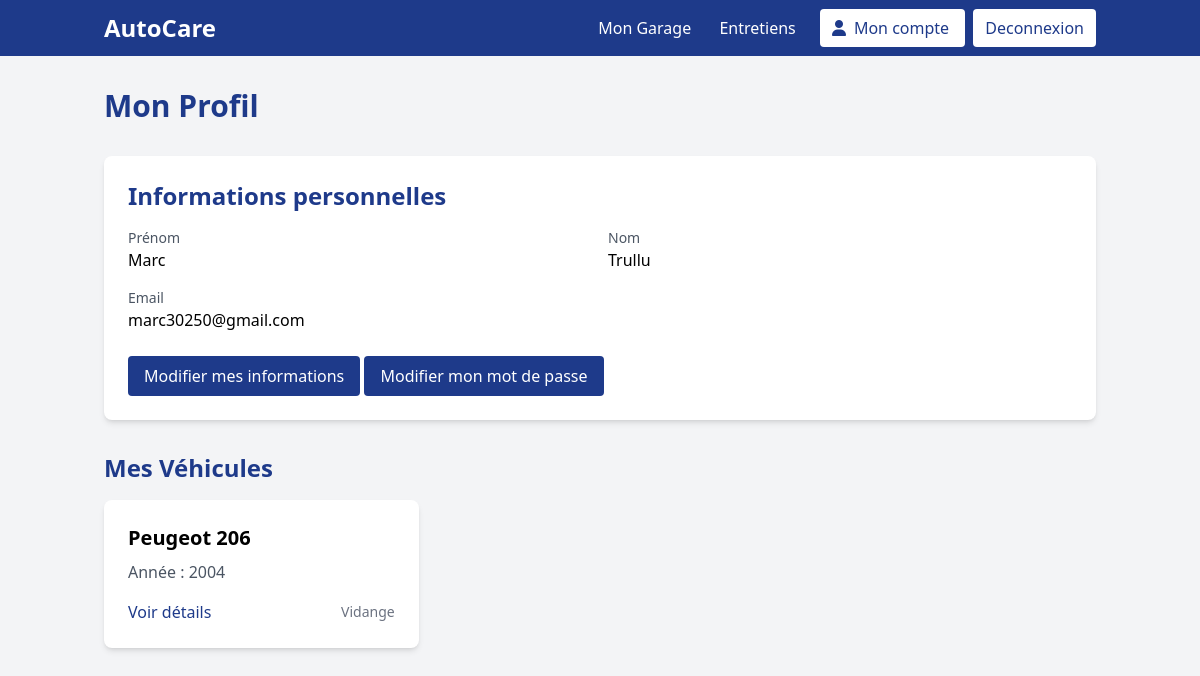
/?ctrl=user&action=profile&id=3 (signed in), run on the app's committed database.
### tables this page shows
CREATE TABLE `user_` (
                         `use_id` int(11) NOT NULL,
                         `use_firstname` varchar(50) DEFAULT NULL,
                         `use_lastname` varchar(50) DEFAULT NULL,
                         `use_login` varchar(50) DEFAULT NULL,
                         `use_password` varchar(150) DEFAULT NULL,
                         `use_lastLogin` datetime DEFAULT NULL,
                         `rol_id` int(11) NOT NULL
);

CREATE TABLE `car` (
                       `car_id` int(11) NOT NULL,
                       `car_year` year(4) DEFAULT NULL,
                       `car_kilometers` int(11) DEFAULT NULL,
                       `car_fuelType` varchar(50) DEFAULT NULL,
                       `car_licensePlate` varchar(50) DEFAULT NULL,
                       `car_notes` varchar(500) DEFAULT NULL,
                       `car_modelId` int(11) NOT NULL,
                       `car_brandId` int(11) NOT NULL,
                       `car_useId` int(11) NOT NULL
);

CREATE TABLE `brand` (
                         `bra_id` int(11) NOT NULL,
                         `bra_label` varchar(50) DEFAULT NULL
);

CREATE TABLE `model` (
                         `mod_id` int(11) NOT NULL,
                         `mod_label` varchar(50) DEFAULT NULL,
                         `mod_brandId` int(11) NOT NULL
);

CREATE TABLE `type` (
                        `typ_id` int(11) NOT NULL,
                        `typ_label` varchar(50) DEFAULT NULL
);

### models/CoreModel.php (called while the page is built, shortened)
<?php
abstract class CoreModel
{
    private $_engine = DB_ENGINE;
    private $_host = DB_HOST;
    private $_dbname = DB_NAME;
    private $_charset = DB_CHARSET;
    private $_dbuser = DB_USER;
    private $_dbpwd = DB_PWD;
    private $_db;
    private function connect(): void
    {
        try {
            $dsn = $this->_engine . ':host=' . $this->_host . ';dbname=' . $this->_dbname . ';charset=' . $this->_charset;
            $this->_db = new PDO($dsn, $this->_dbuser, $this->_dbpwd, [PDO::ATTR_ERRMODE => PDO::ERRMODE_EXCEPTION, PDO::ATTR_DEFAULT_FETCH_MODE => PDO::FETCH_ASSOC]);
        } catch (PDOException $e) {
            die($e->getMessage());
        }
    }
    protected function getDb(): PDO
    {
        return $this->_db;
    }
}

### models/UserModel.php (called while the page is built, shortened)
<?php
class UserModel extends CoreModel
{
    public function readOne($id)
    {
        $sql = "SELECT use_id, use_firstname, use_lastname, use_login FROM user_ WHERE use_id = :id ";
        try {
            if (($this->_req = $this->getDb()->prepare($sql)) !== false) {
                if ($this->_req->bindValue(':id', $id, PDO::PARAM_INT)) {
                    if ($this->_req->execute()) {
                        $data = $this->_req->fetch(PDO::FETCH_ASSOC);
                        return $data;
                    }
                }
            }
            return false;
        } catch (PDOException $e) {
            die ($e->getMessage());
        }
    }
    }

### entity/CoreEntity.php (called while the page is built, shortened)
<?php
abstract class CoreEntity
{
    private function hydrate(array $data): void
    {
        foreach ($data as $key => $value) {
            $methodName = 'set' . ucfirst(substr($key, 4, strlen($key) - 4));
        }
    }
}

### entity/User.php (called while the page is built, shortened)
<?php
class User extends CoreEntity
{
    private string $firstName;
    private string $lastName;
    private string $login;
    public function getFirstName(): string
    {
        return $this->firstName;
    }
    public function setFirstName(string $firstName): void
    {
        $this->firstName = $firstName;
    }
    public function getLastName(): string
    {
        return $this->lastName;
    }
    public function setLastName(string $lastName): void
    {
        $this->lastName = $lastName;
    }
    public function getLogin(): string
    {
        return $this->login;
    }
    public function setLogin(string $login): void
    {
        $this->login = $login;
    }
}

### models/CarModel.php (called while the page is built, shortened)
<?php
class CarModel extends CoreModel
{
    public function viewCars($id)
    {
        $sql = "SELECT car_id, bra_label AS car_brand, mod_label AS car_model, car_year,car_kilometers, CONCAT(use_firstname, ' ', use_lastname) AS use_fullname
                FROM car
                JOIN user_ ON car_useId = user_.use_id
                JOIN brand ON car_brandId = bra_id
                JOIN model ON car_modelId = mod_id
                WHERE car_useId = :id";
        try {
            if ($this->_req = $this->getDb()->prepare($sql)) {
                if (($this->_req->bindValue(':id', $id, PDO::PARAM_STR))) {
                    if (($this->_req->execute()) !== false) {
                        $datas = $this->_req->fetchAll(PDO::FETCH_ASSOC);
                        return $datas;
                    }
                } else {
                    return false;
                }
            }
        } catch (PDOException $e) {
            die($e->getMessage());
        }
    }
}

### entity/Car.php (called while the page is built, shortened)
<?php
class Car extends CoreEntity
{
    private int $id;
    private int $year;
    private ?string $model;
    private ?string $brand;
    public function getId(): int
    {
        return $this->id;
    }
    public function getYear(): int
    {
        return $this->year;
    }
    public function setId(int $id): void
    {
        $this->id = $id;
    }
    public function setYear(int $year): void
    {
        $this->year = $year;
    }
    public function getBrand(): string
    {
        return $this->brand;
    }
    public function getModel(): string
    {
        return $this->model;
    }
    public function setBrand(string $brand): void
    {
        $this->brand = $brand;
    }
    public function setModel(string $model): void
    {
        $this->model = $model;
    }
}

### models/MaintenanceModel.php (called while the page is built, shortened)
<?php
class MaintenanceModel extends CoreModel
{
    public function getLastMaintenance($id)
    {
        $sql = "SELECT mai_id,typ_label AS mai_name, mai_description, mai_photo, mai_price, mai_date, mai_carId, car_brandId, car_modelId, car_kilometers
            FROM maintenance
            JOIN car
            ON mai_carId = car_id
            JOIN type ON mai_typeId = typ_id
            WHERE car_id = :id
            ORDER BY mai_date
            DESC LIMIT 1";
        try {
            if (($this->_req = $this->getDb()->prepare($sql)) !== false) {
                if ($this->_req->bindValue(':id', $id, PDO::PARAM_INT)) {
                    if ($this->_req->execute()) {
                        $data = $this->_req->fetch(PDO::FETCH_ASSOC);
                        return $data;
                    }
                }
            }
        } catch (PDOException $e) {
            die ($e->getMessage());
        }
    }
}

### entity/Maintenance.php (called while the page is built, shortened)
<?php
class Maintenance extends CoreEntity
{
    private ?string $name;
    public function getName(): ?string
    {
        return $this->name;
    }
    public function setName(?string $name): void
    {
        $this->name = $name;
    }
}

### views/user/showOne.php (the view, shortened to what this page needs)
<main class="container mx-auto px-4 py-8 min-h-screen">
    <h1 class="text-3xl font-bold mb-8 text-blue-900">Mon Profil</h1>
    <div class="bg-white shadow-md rounded-lg overflow-hidden mb-8">
        <div class="p-6">
            <h2 class="text-2xl font-semibold mb-4 text-blue-900">Informations personnelles</h2>
            <div class="grid md:grid-cols-2 gap-4">
                <div>
                    <p class="text-sm text-gray-600">Prénom</p>
                    <p class="font-medium"><?= $user->getFirstName(); ?></p>
                </div>
                <div>
                    <p class="text-sm text-gray-600">Nom</p>
                    <p class="font-medium"><?= $user->getLastName(); ?></p>
                </div>
                <div>
                    <p class="text-sm text-gray-600">Email</p>
                    <p class="font-medium"><?= $user->getLogin(); ?></p>
                </div>
            </div>
            <button onclick="openEditModal()"
                    class="mt-6 bg-blue-900 text-white py-2 px-4 rounded hover:bg-blue-800 transition duration-300">
                Modifier mes informations
            </button>
            <button onclick="openPasswordModal()"
                    class="mt-6 bg-blue-900 text-white py-2 px-4 rounded hover:bg-blue-800 transition duration-300">
                Modifier mon mot de passe
            </button>
        </div>
    </div>
    <h2 class="text-2xl font-bold mb-4 text-blue-900">Mes Véhicules</h2>
    <?php if (isset($userCars)) : ?>
        <div class="grid md:grid-cols-3 gap-6">
            <?php foreach ($userCars as $car): ?>
                <div class="bg-white shadow-md rounded-lg overflow-hidden">
                    <div class="p-6">
                        <h3 class="text-xl font-semibold mb-2"><?= $car->getBrand() . ' ' . $car->getModel(); ?></h3>
                        <p class="text-gray-600 mb-4">Année : <?= $car->getYear(); ?></p>
                        <div class="flex justify-between items-center">
                            <a href="?ctrl=car&action=showOne&id=<?= $car->getId(); ?>"
                               class="text-blue-900 hover:underline">Voir détails</a>
                                                    <span class="text-sm text-gray-500">
                            <?= $maintenance->getName(); ?></span>
                        </div>
                    </div>
                </div>
            <?php endforeach; ?>
        </div>
        <?php endif; ?>
</main>

### data on the page
user_: use_firstname "Marc", use_lastname "Trullu", use_login "marc30250@gmail.com"
car: car_brandId.bra_label "Peugeot", car_modelId.mod_label "206", car_year "2004"
type: typ_label "Vidange"
